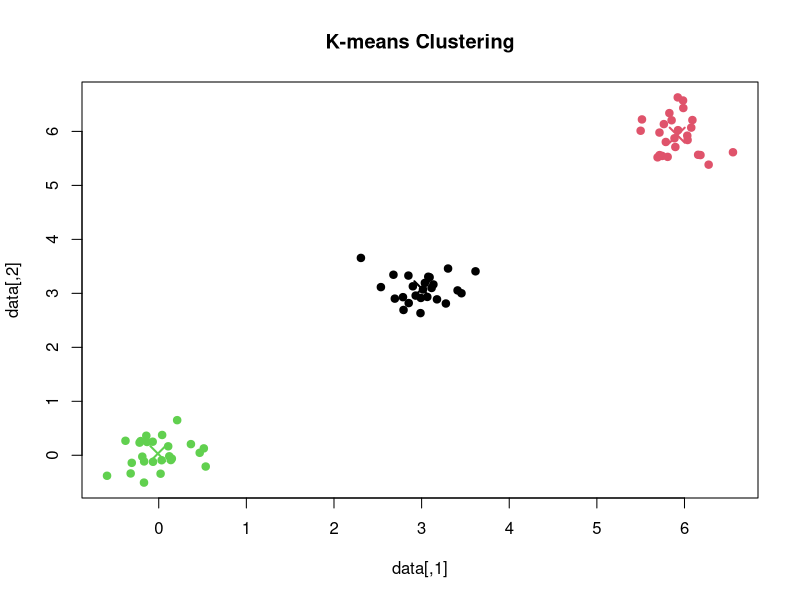

This figure's R source:
# Step 1: Generate example data clustered around three centres 
set.seed(123)
data <- rbind(
  matrix(rnorm(50, mean = 0, sd = 0.3), ncol = 2),
  matrix(rnorm(50, mean = 3, sd = 0.3), ncol = 2),
  matrix(rnorm(50, mean = 6, sd = 0.3), ncol = 2)
)

# Step 2: Define clusters (k) and initialize centroids randomly 
k <- 3
set.seed(123)
centroids <- data[sample(1:nrow(data), k), ]

# Step 3: Function for Euclidean distance 
euclidean_dist <- function(a, b) {
  sqrt(sum((a - b)^2))
}

# Step 4: The K-means Algorithm Loop 
max_iter <- 100
for (i in 1:max_iter) {
  # Assign points to nearest centroid
  clusters <- rep(0, nrow(data))
  for (j in 1:nrow(data)) {
    distances <- apply(centroids, 1, euclidean_dist, a = data[j, ])
    clusters[j] <- which.min(distances)
  }
  
  # Update centroids based on the mean of cluster points 
  new_centroids <- matrix(0, nrow = k, ncol = ncol(data))
  for (c in 1:k) {
    points_in_cluster <- data[clusters == c, , drop = FALSE]
    if (nrow(points_in_cluster) > 0) {
      new_centroids[c, ] <- colMeans(points_in_cluster)
    } else {
      new_centroids[c, ] <- data[sample(1:nrow(data), 1), ] # Handle empty clusters 
    }
  }
  
  # Step 5: Check if centroids have stopped changing (convergence)
  if (all(centroids == new_centroids)) {
    break
  }
  centroids <- new_centroids
}

# Step 6: Plot final clusters with centroid markers 
plot(data, col = clusters, pch = 19, main = "K-means Clustering")
points(centroids, col = 1:k, pch = 4, cex = 2, lwd = 2)
